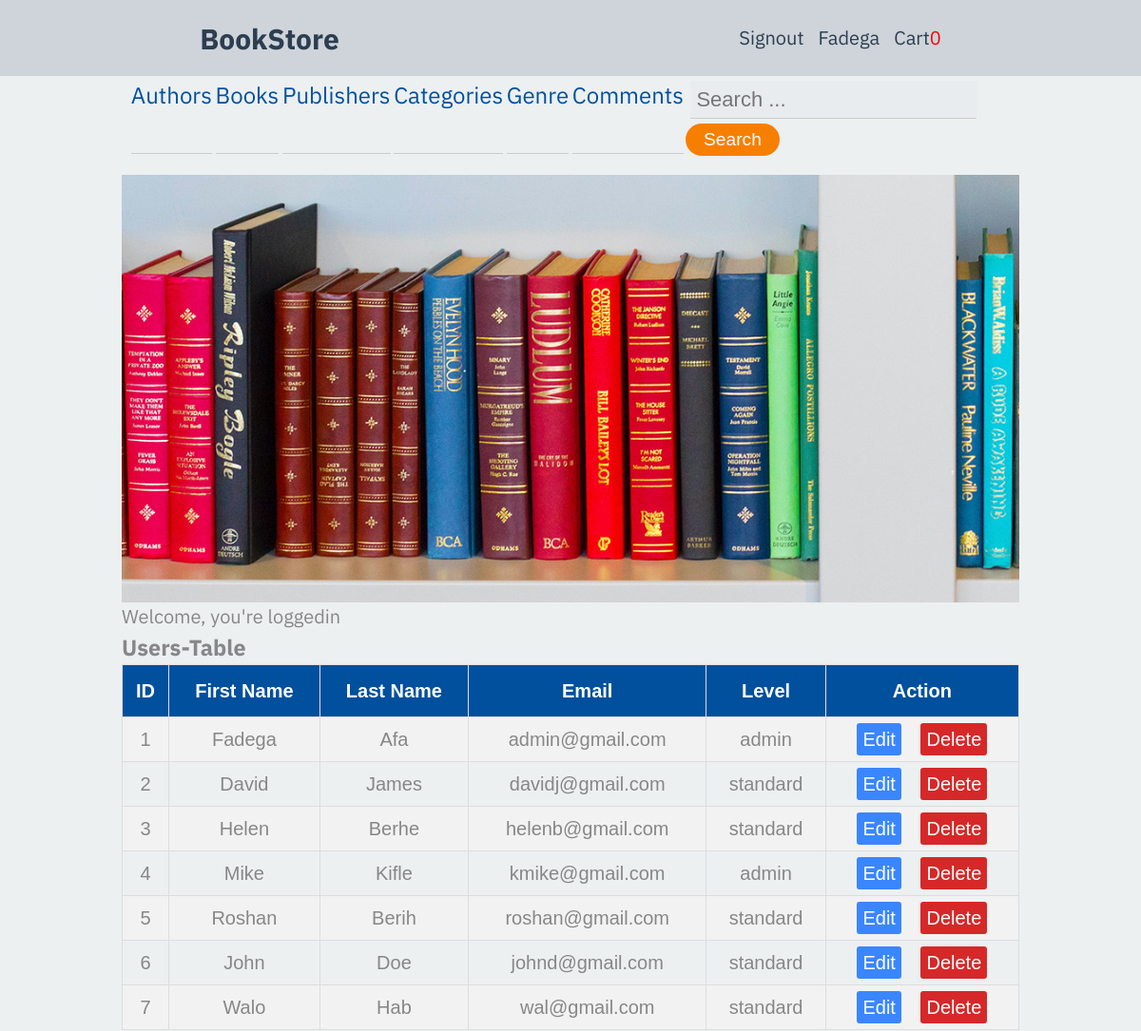
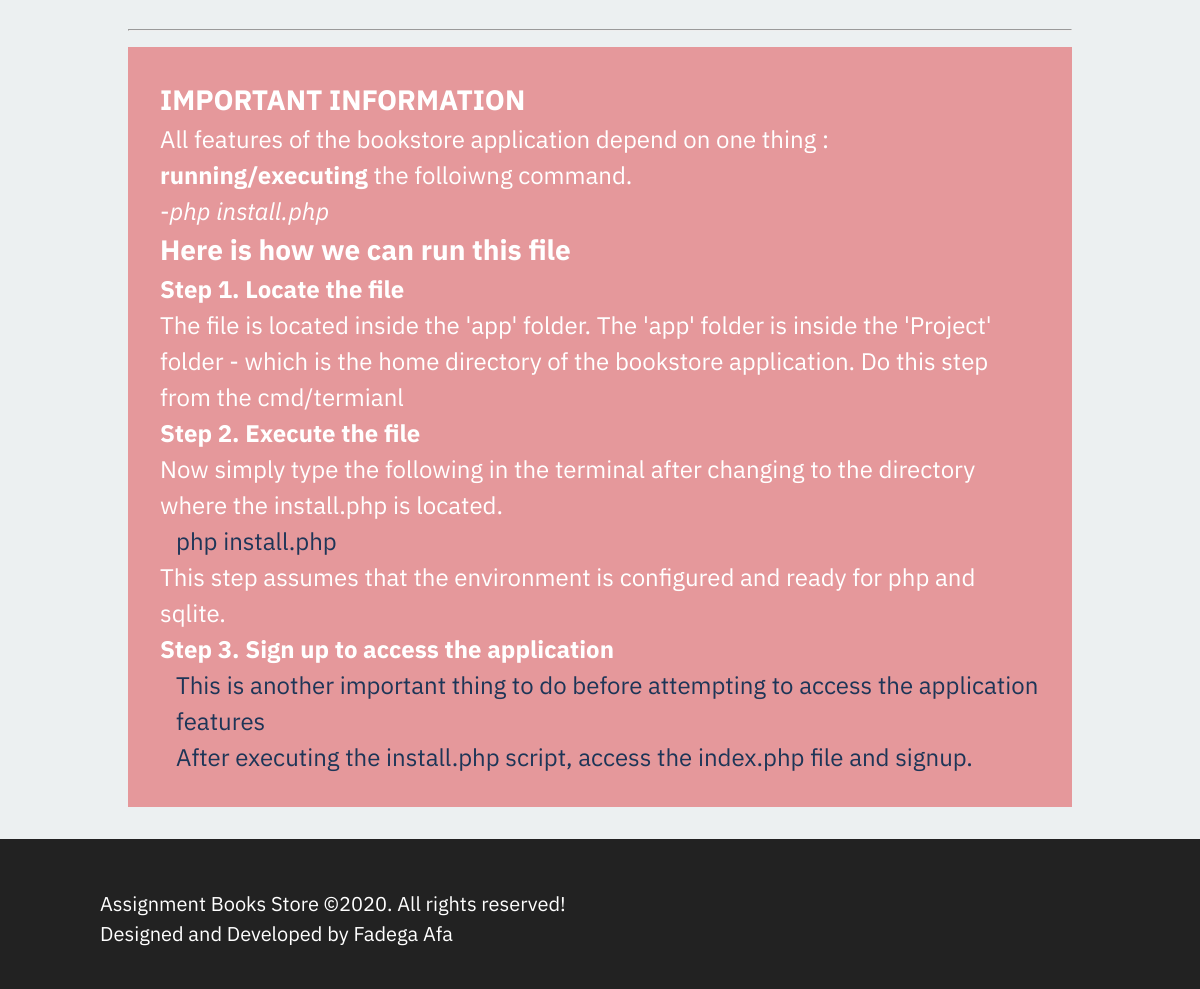
Screenshot of /templates/index.php?login=success (signed in) with the database file from the repository (2 pictures, top to bottom).
### tables this page shows
CREATE TABLE user(
      user_id INTEGER PRIMARY KEY AUTOINCREMENT NOT NULL,
      firstname TEXT NOT NULL,
      lastname TEXT NOT NULL,
      email TEXT NOT NULL UNIQUE,
      password TEXT NOT NULL,
      level TEXT,
      regDate DATE
    );

### templates/index.php (the view, shortened to what this page needs)
<?php
require '../app/header.php';
require '../app/libcommon.php';
?>
  <div class="main-container" >
   <?php  include '../templates/herosection.php';?>
          <?php
          if(isset($_SESSION['useremail'])||isset($_SESSION['emailId'])){?>
                <p>Welcome, you're loggedin</p>
                <h3>Users-Table</h3>
                <table class="db-table">
                  <tr>
                      <th> ID </th>
                      <th> First Name </th>
                      <th> Last Name </th>
                      <th> Email </th>
                      <th> Level </th>
                      <th> Action </th>
                  </tr>
                <?php
                $res = $conn->prepare('SELECT * FROM user');
                $res->execute();
                $data = $res->fetchAll(PDO::FETCH_ASSOC);
               foreach($data as $row):?>
                    <tr>
                      <td><?php echo $row['user_id'];?></td>
                      <td><?php echo $row['firstname'];?></td>
                      <td><?php echo $row['lastname'];?></td>
                      <td><?php echo $row['email'];?></td>
                      <td><?php echo $row['level'];?></td>
                      <td>
                         <a class="edit" href="editUser.php?id=<?php echo $row['user_id'];?>">Edit</a>
                         <a class="delete" href="deleteUser.php?id=<?php echo $row['user_id'];?>">Delete</a>
                      </td>
                    </tr>
                  <?php endforeach; ?>
                </table>
                  <br><hr>
            <?php
          }
        ?>
  </div>
<?php include '../app/footer.php';?>

### css/menu.css (style rules this page uses)
:root { --greyapple:#eee; --greenaple:#2ecc71; --drakmatter:#34495e; --darkermatter:#2c3e50; --darkergrey:#ced4da; }
* { margin: 0; padding:0; box-sizing: border-box; }
body { font-family: "IBM Plex Sans", Verdana, Tahoma, sans-serif; }
a { text-decoration: none; color:#00509d; color: #023047; color: #073b4c; color:red; }

### css/master.css (style rules this page uses)
* { box-sizing: border-box; padding:0; margin:0; }
html { box-sizing: border-box; font-size: 17px; line-height: 1.6; font-family: 'Source Sans Pro', sans-serif, Segoe UI, Roboto, Helvetica, Arial, sans-serif, 'Apple Color Emoji', 'Segoe UI Emoji', 'Segoe UI Symbol'; color: #878787; }
*, *::before, *:after { box-sizing: inherit; padding: 0; margin: 0; }
body { margin:0 auto; padding:0; font-size:20px; user-select: none; -webkit-user-select: none; -khtml-user-select: none; -moz-user-select: none; -ms-user-select: none; }
.main-container { margin:0 auto; width:80%; padding:0 0.5rem 2rem 0.5rem; }
.db-table { font-family: "Trebuchet MS", Arial, Helvetica, sans-serif; border-collapse: collapse; width: 100%; }
.db-table td, .db-table th { border: 1px solid #ddd; padding: 8px; text-align: center; }
.db-table tr:nth-child(even) { background-color: #f2f2f2; }
.db-table th { padding-top: 12px; padding-bottom: 12px; text-align: left; background-color:#00509d; color: white; text-align: center; }
.db-table .delete { color:red; background:#d62828; color:white; padding:0.3em 0.3em; border-radius: 3px; }
.db-table .edit { margin-right:15px; background:#3a86ff; color:#fff; padding:0.3em 0.3em; border-radius: 3px; }
.placeholder { margin-top:1rem; background:#e5989b; color:#fff; font-size: 1.2em; padding:2rem; }

### css/dashboard.css (style rules this page uses)
html { box-sizing: border-box; font-size: 16px; line-height: 1.5; }
:root { --greyapple:#ecf0f1; --brightorange:#ff9f1c; --lightgrey:#D3D3D3; --greenaple:#2ecc71; --drakmatter:#34495e; --darkermatter:#2c3e50; }
body { background-color: var(--greyapple); font-family: "IBM Plex Sans", Verdana, Tahoma, sans-serif; }
*, *::before, *:after { box-sizing: inherit; padding: 0; margin: 0; }
a { text-decoration: none; color:var(--darkermatter); }

### rows the page displays
user: user_id "1", firstname "Fadega", lastname "Afa", email "admin@gmail.com", level "admin"
user: user_id "2", firstname "David", lastname "James", email "davidj@gmail.com", level "standard"
user: user_id "3", firstname "Helen", lastname "Berhe", email "helenb@gmail.com", level "standard"
user: user_id "4", firstname "Mike", lastname "Kifle", email "kmike@gmail.com", level "admin"
user: user_id "5", firstname "Roshan", lastname "Berih", email "roshan@gmail.com", level "standard"
user: user_id "6", firstname "John", lastname "Doe", email "johnd@gmail.com", level "standard"
user: user_id "7", firstname "Walo", lastname "Hab", email "wal@gmail.com", level "standard"

### other values shown
$_SESSION['firstname'] "Fadega"
